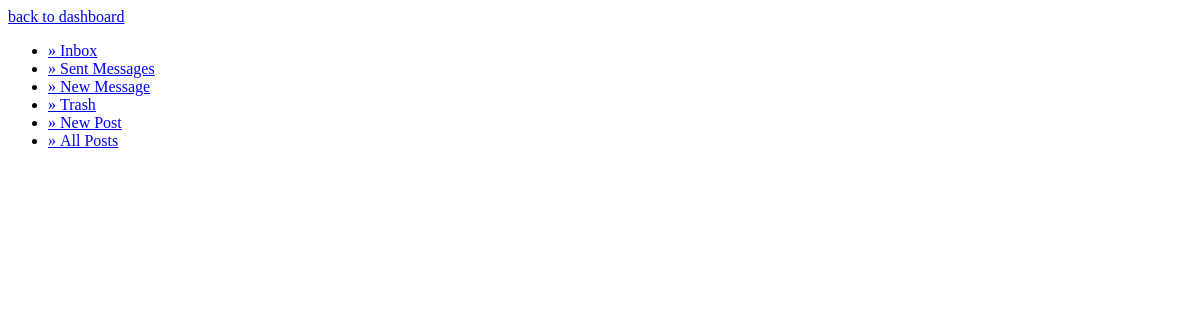
The page /blog/posts/ on the database as committed earlier.
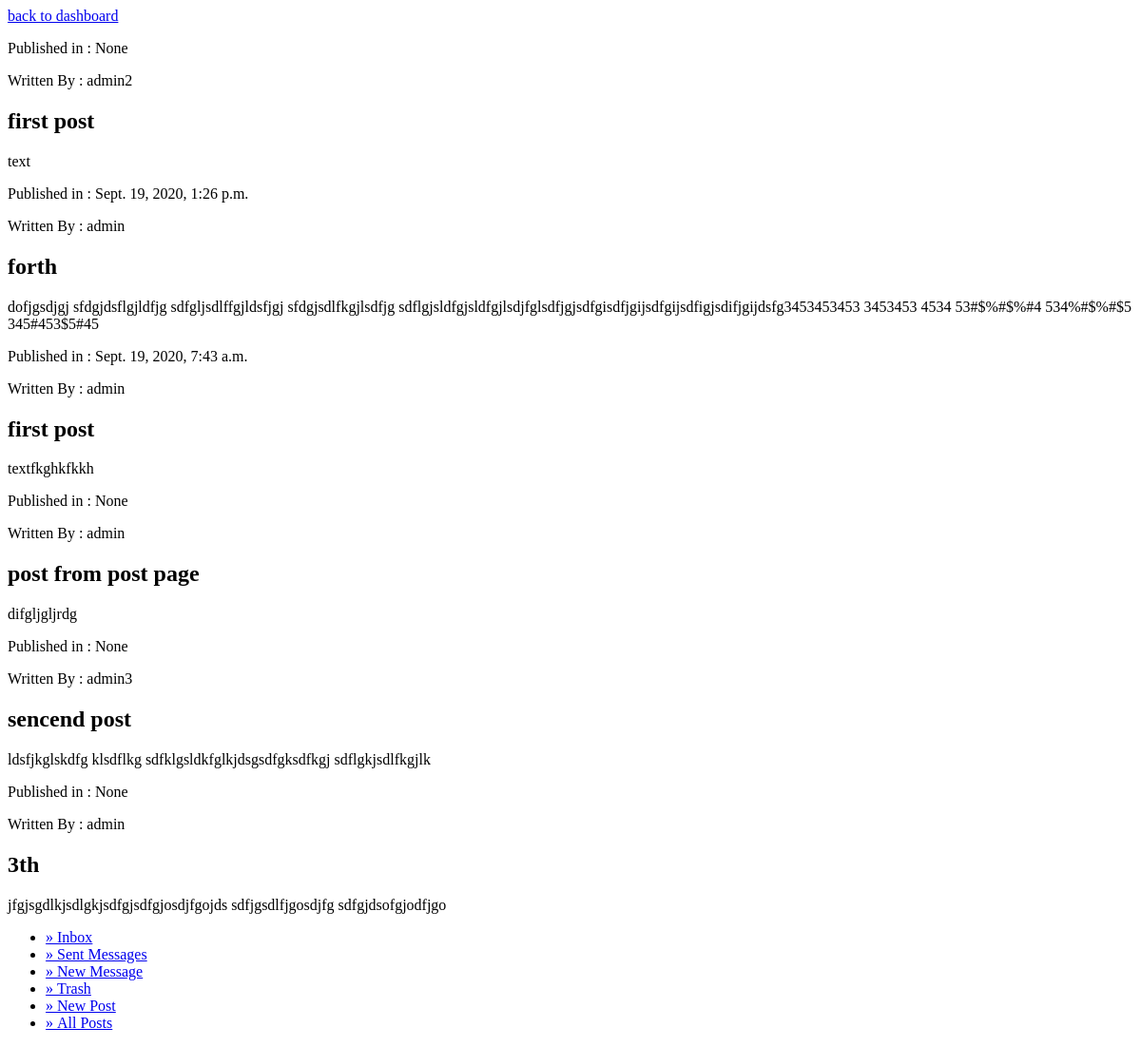
The same page on the database as committed later.
### blog/models.py (models this page shows, shortened)
class Post(models.Model):
    author = models.ForeignKey(settings.AUTH_USER_MODEL, on_delete= models.CASCADE)
    title = models.CharField(max_length=200, default='')
    text = models.TextField(max_length=255)
    published_date = models.DateTimeField(default=timezone.now)

### blog/views.py (the view)
def posts(request):
    posts = Post.objects.filter().order_by("-published_date")
    context = {'posts': posts}
    template = loader.get_template('blog/post_list.html')
    return HttpResponse(template.render(context))

### blog/templates/blog/post_list.html
{% extends 'base.html' %}
{% block content %}
    {% load i18n %}
    {% for post in posts %}
        <p>Published in : {{ post.published_date }}</p>
        <p>Written By : {{ post.author }}</p>
        <h2>{{ post.title }}</h2>
        <p>{{ post.text }}</p>
    {% endfor %}
{% endblock %}

### templates/social-app/base.html (shortened to what this page needs)
{% load inbox %}
<a href="{% url 'dashboard' %}">back to dashboard</a>
{% load i18n %}
{% block content %}
{% endblock %}
{% block sidebar %}
<ul class="subnavilist">
    <li><a href="{% url 'messages_inbox' %} ">&raquo;&nbsp;{% trans "Inbox" %}</a></li>
    <li><a href="{% url 'messages_outbox' %} ">&raquo;&nbsp;{% trans "Sent Messages" %}</a></li>
    <li><a href="{% url 'messages_compose' %} ">&raquo;&nbsp;{% trans "New Message" %}</a></li>
    <li><a href="{% url 'messages_trash' %} ">&raquo;&nbsp;{% trans "Trash" %}</a></li>
    <li><a href="{% url 'create_post' %}">&raquo;&nbsp;{% trans "New Post" %}</a></li>
    <li><a href="{% url 'posts' %}">&raquo;&nbsp;{% trans "All Posts"%}</a></li>
</ul>
{% endblock %}

Rows that differ between the two databases and show on the page:
added Post: published_date "None", author "admin2", title "first post", text "text"
added Post: published_date "Sept. 19, 2020, 1:26 p.m.", author "admin", title "forth", text "dofjgsdjgj sfdgjdsflgjldfjg sdfgljsdlffgjldsfjgj sfdgjsdlfkgjlsdfjg sdflgjsldfgjsldfgjlsdjfglsdfjgjsdfgisdfjgijsdfgijsdfigjsdifjgijdsfg3453453453 3453453 4534 53#$%#$%#4 534%#$%#$5 345#453$5#45"
added Post: published_date "Sept. 19, 2020, 7:43 a.m.", author "admin", title "first post", text "textfkghkfkkh"
added Post: published_date "None", author "admin", title "post from post page", text "difgljgljrdg"
added Post: published_date "None", author "admin3", title "sencend post", text "ldsfjkglskdfg klsdflkg sdfklgsldkfglkjdsgsdfgksdfkgj sdflgkjsdlfkgjlk"
added Post: published_date "None", author "admin", title "3th", text "jfgjsgdlkjsdlgkjsdfgjsdfgjosdjfgojds sdfjgsdlfjgosdjfg sdfgjdsofgjodfjgo"
